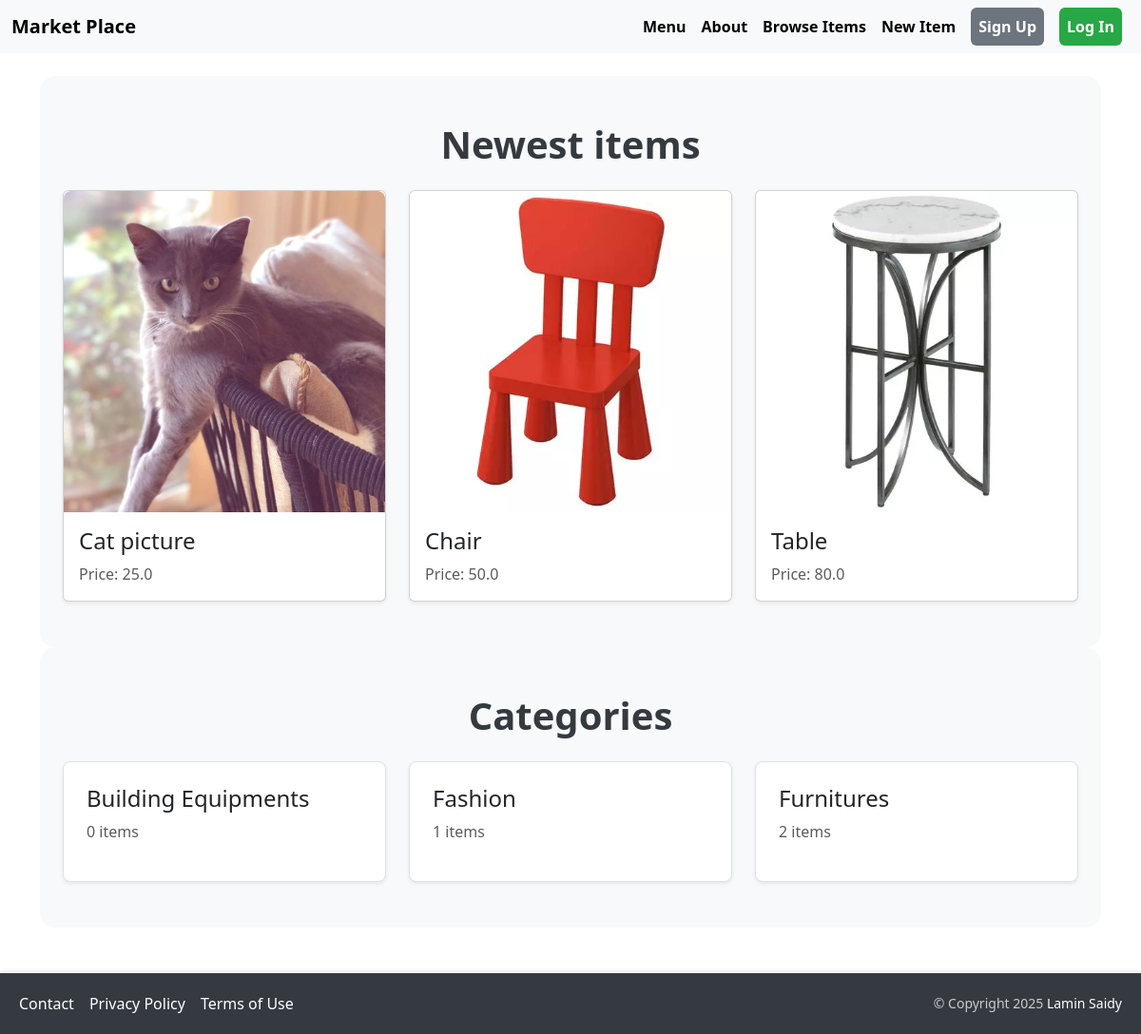
The page / on the database its author committed.
### item/models.py (models this page shows, shortened)
class Item(models.Model):
    category = models.ForeignKey(Category, related_name='items', on_delete=models.CASCADE)
    name = models.CharField(max_length=255)
    description = models.TextField(blank=True, null=True)
    price = models.FloatField()
    image = models.ImageField(upload_to='item_images', blank=True, null=True)
    is_sold = models.BooleanField(default=False)
    created_by = models.ForeignKey(User, related_name='items', on_delete=models.CASCADE)
    created_at = models.DateTimeField(auto_now_add=True)

class Category(models.Model):
    name = models.CharField(max_length=255)
    class Meta:
        ordering = ('name',)
        verbose_name_plural = 'Categories'

### products/views.py (the view)
# urls.py: path('', views.index, name='index'),
def index(request):
    items = Item.objects.filter(is_sold=False)[0:6]
    categories = Category.objects.all()
    return render(request, 'products/index.html', {
        'categories': categories,
        'items': items,
    })

### products/templates/products/index.html (shortened to what this page needs)
{% extends 'products/base.html' %}
{% block content %}
<div class="mt-6 px-4 py-5 section-bg">
  <h2 class="mb-4 text-center section-title">Newest items</h2>
  <div class="row row-cols-1 row-cols-md-3 g-4">
    {% for item in items %}
    <div class="col">
      <a href="{% url 'item:detail' item.id %}" class="text-decoration-none text-reset">
        <div class="card h-100 shadow-sm">
          <img
            src="{{ item.image.url }}"
            class="card-img-top rounded-top-3"
            alt="{{ item.name }}"
          />
          <div class="card-body">
            <h2 class="card-title h4">{{ item.name }}</h2>
            <p class="card-text text-muted">Price: {{ item.price }}</p>
          </div>
        </div>
      </a>
    </div>
    {% endfor %}
  </div>
</div>
<div class="mt-6 px-4 py-5 section-bg">
  <h2 class="mb-4 text-center section-title">Categories</h2>
  <div class="row row-cols-1 row-cols-md-3 g-4">
    {% for category in categories %}
    <div class="col">
      <a href="#" class="text-decoration-none text-reset">
        <div class="p-4 bg-white border rounded-3 shadow-sm">
          <h2 class="h4">{{ category.name }}</h2>
          <p class="text-muted">{{ category.items.count }} items</p>
        </div>
      </a>
    </div>
    {% endfor %}
  </div>
</div>
{% endblock %}

### products/templates/products/base.html (style rules this page uses)
html, body { height: 100%; margin: 0; }

### products/templates/products/index.html (style rules this page uses)
.section-title { font-weight: bolder; font-size: 2.5rem; color: #343a40; }
.section-bg { background-color: #f8f9fa; border-radius: 1rem; padding: 2rem; }

### rows shown on the page
Item: image (picture), name "Cat picture", price "25.0"
Item: image (picture), name "Chair", price "50.0"
Item: image (picture), name "Table", price "80.0"
Category: name "Building Equipments", items.count "0"
Category: name "Fashion", items.count "1"
Category: name "Furnitures", items.count "2"
